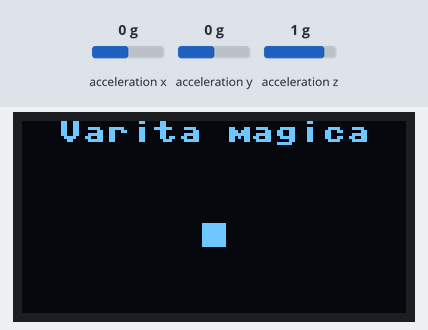
A program run on a simulated ESP32 board running MicroPython. On the bench: 128×64 one-colour display. The test bench sets the inputs (shaded band); at power-on: acceleration x 0 g, acceleration y 0 g, acceleration z 1 g. Library files of the repository ran but are not shown: ssd1306.py; what the program prints to the serial console is not drawn.

Above: at 1.2 s.
1.3 s: acceleration x set to -1.4 g
At 1.8 s:
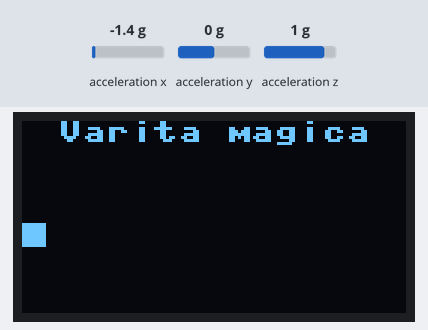
2.9 s: acceleration y set to -1.4 g
At 3.2 s:
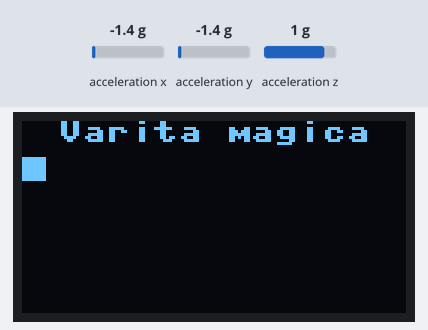
4.4 s: acceleration x set to -0.8 g
At 5.7 s:
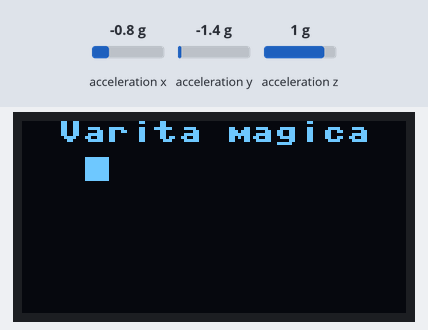
6.0 s: acceleration y set to -0.8 g
At 7.3 s:
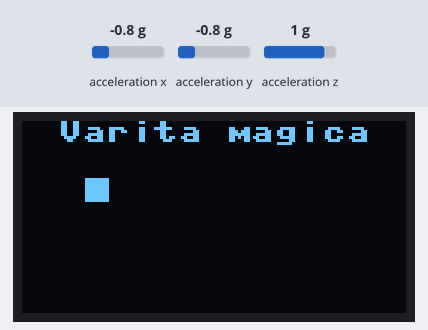
Timing chart, 0 to 8.6 s (numbered marks = the images above; inputs shaded):
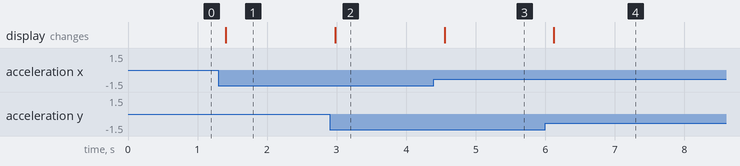

The program:

varita.py
```python
# Chip 2 · MPU6050: la varita mágica.
# Protocolo I2C: comparte los cables SDA (21) y SCL (22) con la OLED.
# Cada chip tiene su dirección: OLED = 0x3C (60), MPU6050 = 0x68 (104).
import time
from machine import Pin, I2C
import ssd1306

MPU = 0x68          # dirección del MPU6050 en el bus I2C
REG_ENCENDIDO = 0x6B  # registro PWR_MGMT_1: 0 = despierto
REG_ACELERACION = 0x3B  # aquí empiezan los 6 bytes de aceleración X, Y, Z


def preparar_bus():
    return I2C(0, scl=Pin(22), sda=Pin(21), freq=400000)


def despertar_mpu(i2c):
    # Al encender, el MPU6050 está dormido: se despierta escribiendo 0 en su registro.
    i2c.writeto_mem(MPU, REG_ENCENDIDO, b"\x00")


def con_signo(alto, bajo):
    # Junta dos bytes en un número que puede ser negativo (−32768 a 32767).
    valor = (alto << 8) | bajo
    if valor > 32767:
        valor -= 65536
    return valor


def leer_aceleracion(i2c):
    datos = i2c.readfrom_mem(MPU, REG_ACELERACION, 6)
    ax = con_signo(datos[0], datos[1]) / 16384  # 16384 = 1 g en el rango de ±2 g
    ay = con_signo(datos[2], datos[3]) / 16384
    az = con_signo(datos[4], datos[5]) / 16384
    return ax, ay, az


def mostrar(display, ax, ay):
    display.fill(0)
    display.text("Varita magica", 12, 0, 1)
    x = 60 + int(ax * 50)
    y = 34 + int(ay * 20)
    x = max(0, min(120, x))
    y = max(12, min(56, y))
    display.fill_rect(x, y, 8, 8, 1)  # el fantasma se mueve al inclinar
    display.show()


def main():
    i2c = preparar_bus()
    print("Chips encontrados:", i2c.scan())  # debería mostrar [60, 104]
    display = ssd1306.SSD1306_I2C(128, 64, i2c)
    despertar_mpu(i2c)
    for vuelta in range(100):
        ax, ay, az = leer_aceleracion(i2c)
        mostrar(display, ax, ay)  # breakpoint aquí para ver ax, ay
        time.sleep(0.2)


if __name__ == "__main__":
    main()
```

Measured:
- after the input at 1.3 s, the display: changes after 0.10 s (image 1)
- after the input at 2.9 s, the display: changes after 0.08 s (image 2)
- after the input at 4.4 s, the display: changes after 0.15 s (image 3)
- after the input at 6.0 s, the display: changes after 0.13 s (image 4)
